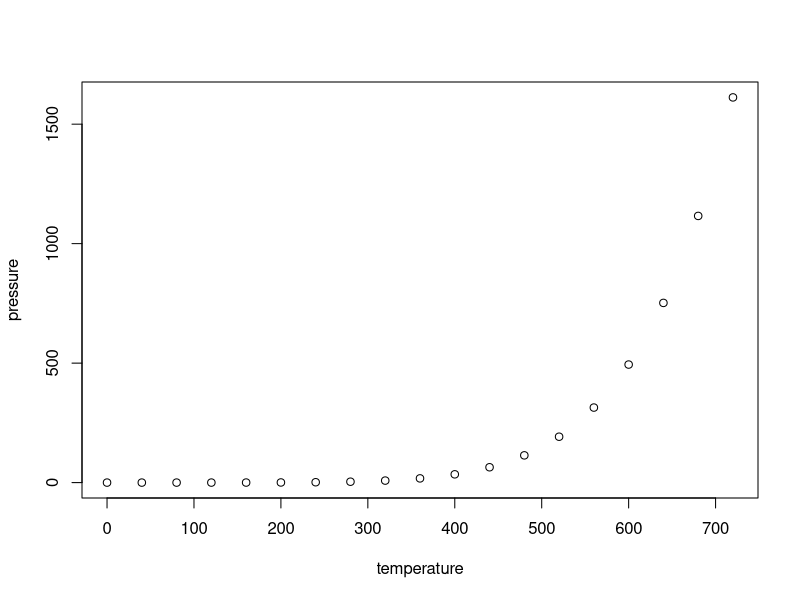

Generate this figure with R:
## ---- chunk 1
knitr::opts_chunk$set(echo = TRUE)
## ---- chunk 2
summary(cars)
## ---- chunk 3
plot(pressure*2)
